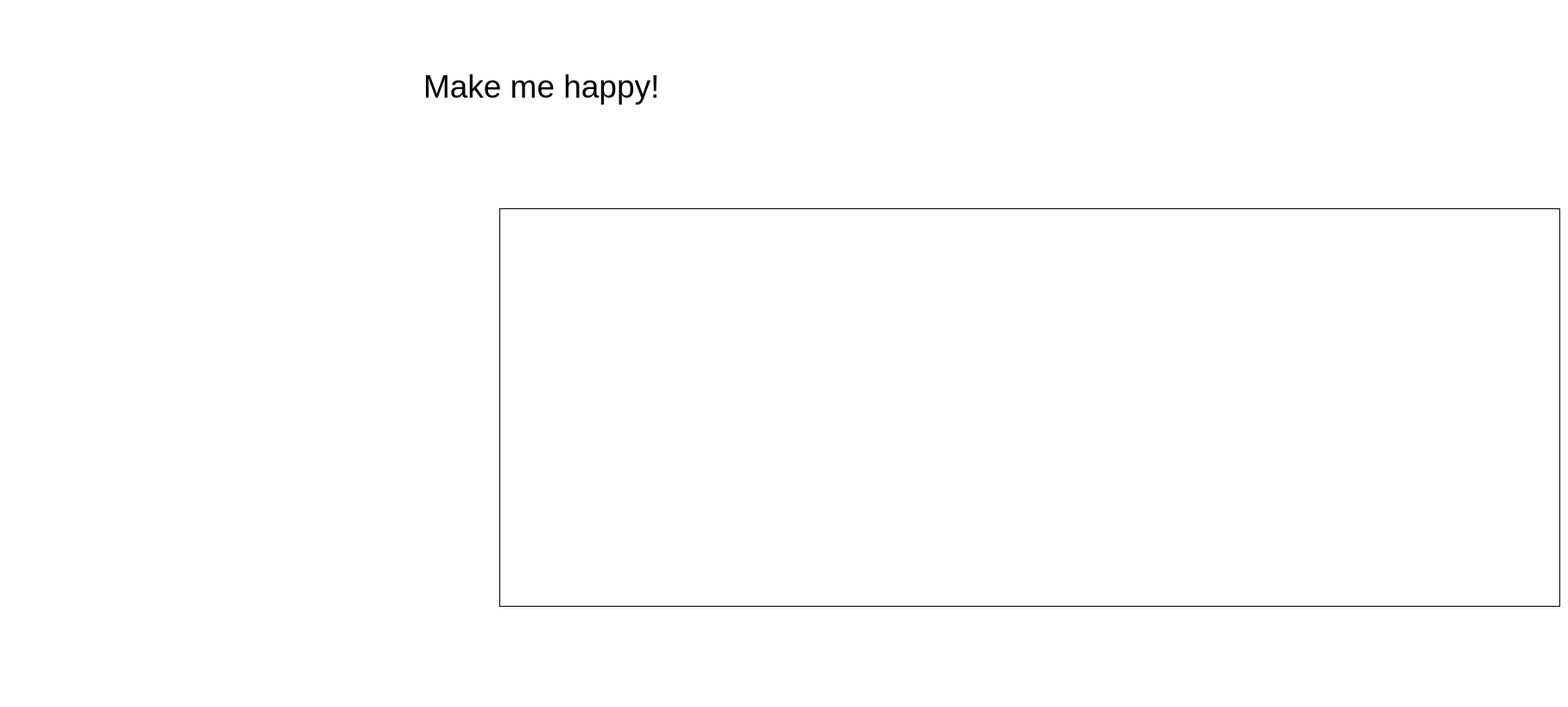
<?xml version="1.0" encoding="UTF-8"?>
<ui version="4.0">
 <class>game_dialog</class>
 <widget class="QDialog" name="game_dialog">
  <property name="geometry">
   <rect>
    <x>0</x>
    <y>0</y>
    <width>1815</width>
    <height>818</height>
   </rect>
  </property>
  <property name="sizePolicy">
   <sizepolicy hsizetype="Preferred" vsizetype="Preferred">
    <horstretch>0</horstretch>
    <verstretch>0</verstretch>
   </sizepolicy>
  </property>
  <property name="minimumSize">
   <size>
    <width>1815</width>
    <height>818</height>
   </size>
  </property>
  <property name="maximumSize">
   <size>
    <width>1815</width>
    <height>818</height>
   </size>
  </property>
  <property name="windowTitle">
   <string>Sim Equation</string>
  </property>
  <property name="styleSheet">
   <string notr="true">QDialog{
  background: white
}</string>
  </property>
  <widget class="QLabel" name="label_girl">
   <property name="geometry">
    <rect>
     <x>9</x>
     <y>9</y>
     <width>800</width>
     <height>800</height>
    </rect>
   </property>
   <property name="text">
    <string/>
   </property>
   <property name="pixmap">
    <pixmap resource="sim_equation.qrc">:/girl.png</pixmap>
   </property>
  </widget>
  <widget class="QLabel" name="label_beer">
   <property name="geometry">
    <rect>
     <x>578</x>
     <y>241</y>
     <width>1228</width>
     <height>461</height>
    </rect>
   </property>
   <property name="maximumSize">
    <size>
     <width>1228</width>
     <height>461</height>
    </size>
   </property>
   <property name="frameShape">
    <enum>QFrame::Box</enum>
   </property>
   <property name="text">
    <string/>
   </property>
   <property name="pixmap">
    <pixmap resource="sim_equation.qrc">:/equation.png</pixmap>
   </property>
   <property name="scaledContents">
    <bool>true</bool>
   </property>
  </widget>
  <widget class="QLabel" name="label_text">
   <property name="geometry">
    <rect>
     <x>490</x>
     <y>30</y>
     <width>301</width>
     <height>141</height>
    </rect>
   </property>
   <property name="font">
    <font>
     <pointsize>28</pointsize>
     <italic>false</italic>
    </font>
   </property>
   <property name="text">
    <string>&lt;html&gt;&lt;head/&gt;&lt;body&gt;&lt;p&gt;Make me happy!&lt;/p&gt;&lt;/body&gt;&lt;/html&gt;</string>
   </property>
  </widget>
 </widget>
 <layoutdefault spacing="6" margin="11"/>
 <resources>
  <include location="sim_equation.qrc"/>
 </resources>
 <connections/>
</ui>
